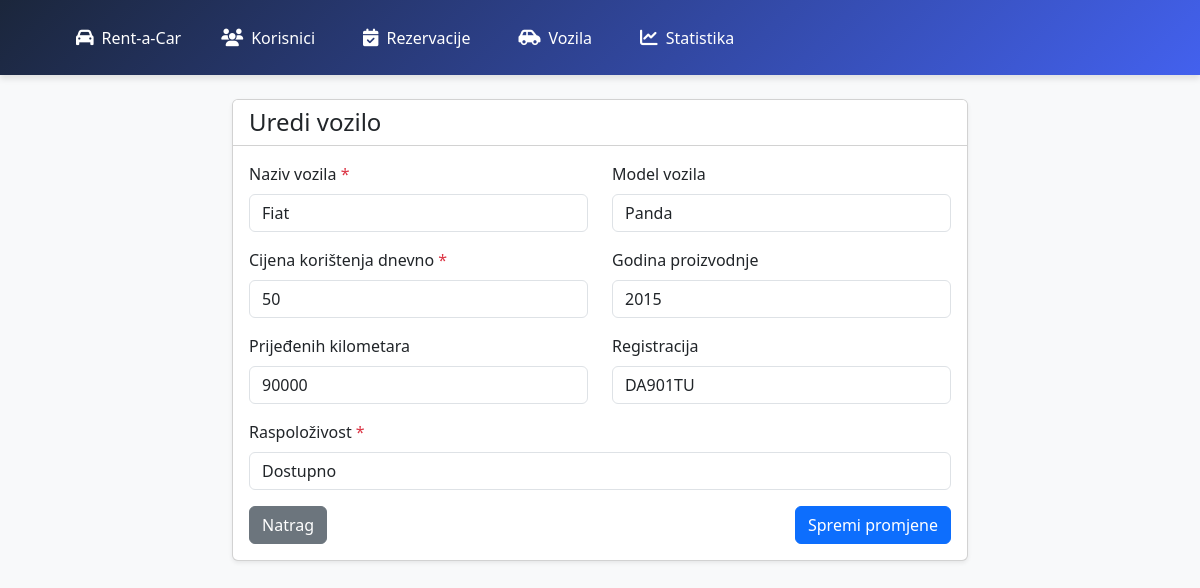
/edit_vozilo.php?id=58, run on the app's committed database.
### tables this page shows
CREATE TABLE `karakteristike_automobila` (
  `Godiste` int(11) DEFAULT NULL,
  `Kilometraza` int(11) DEFAULT NULL,
  `Registracija` varchar(11) DEFAULT NULL,
  `VoziloID` int(11) NOT NULL
);

CREATE TABLE `vozila` (
  `IDVozilo` int(11) NOT NULL,
  `Naziv` char(25) NOT NULL,
  `Model` char(25) DEFAULT NULL,
  `CijenaKoristenjaDnevno` float NOT NULL,
  `Raspolozivost` enum('Dostupno','Nije dostupno') NOT NULL DEFAULT 'Dostupno'
);

### edit_vozilo.php (the view, shortened to what this page needs)
<?php
include("db__connection.php");
if (isset($_GET['id'])) {
    $id = mysqli_real_escape_string($db, $_GET['id']);
    $query = "SELECT
                vozila.*,
                karakteristike_automobila.*
              FROM
                vozila
              JOIN
                karakteristike_automobila ON vozila.IDVozilo = karakteristike_automobila.VoziloID
              WHERE
                vozila.IDVozilo = '$id'";
    $result = mysqli_query($db, $query);
    $vozilo = mysqli_fetch_assoc($result);
}
?>
<!doctype html>
<html lang="en">
<head>
    <link href="https://cdn.jsdelivr.net/npm/bootstrap@5.0.2/dist/css/bootstrap.min.css" rel="stylesheet">
    <link rel="stylesheet" href="https://cdnjs.cloudflare.com/ajax/libs/font-awesome/6.0.0/css/all.min.css">
</head>
<body class="bg-light">
<?php include("navigacija.php");     ?>
    <div class="container py-4">
        <div class="row justify-content-center">
            <div class="col-md-8">
                <div class="card shadow-sm">
                    <div class="card-header bg-white">
                        <h4 class="mb-0">Uredi vozilo</h4>
                    </div>
                    <div class="card-body">
                        <form method="POST">
                            <div class="row">
                                <div class="col-md-6 mb-3">
                                    <label class="form-label">Naziv vozila <span class="text-danger">*</span></label>
                                    <input type="text" class="form-control" name="naziv"
                                           value="<?= htmlspecialchars($vozilo['Naziv']) ?>"
                                           maxlength="25" required>
                                </div>
                                <div class="col-md-6 mb-3">
                                    <label class="form-label">Model vozila</label>
                                    <input type="text" class="form-control" name="model"
                                           value="<?= htmlspecialchars($vozilo['Model'] ?? '') ?>"
                                           maxlength="25">
                                </div>
                            </div>
                            <div class="row">
                                <div class="col-md-6 mb-3">
                                    <label class="form-label">Cijena korištenja dnevno <span class="text-danger">*</span></label>
                                    <input type="number" step="0.01" class="form-control" name="cijena"
                                           value="<?= htmlspecialchars($vozilo['CijenaKoristenjaDnevno']) ?>" required>
                                </div>
                                <div class="col-md-6 mb-3">
                                    <label class="form-label">Godina proizvodnje</label>
                                    <input type="text" class="form-control" name="godiste"
                                           value="<?= htmlspecialchars($vozilo['Godiste'] ?? '') ?>">
                                </div>
                            </div>
                            <div class="row">
                                <div class="col-md-6 mb-3">
                                    <label class="form-label">Prijeđenih kilometara</label>
                                    <input type="number" class="form-control" name="kilometraza"
                                           value="<?= htmlspecialchars($vozilo['Kilometraza'] ?? '') ?>">
                                </div>
                                <div class="col-md-6 mb-3">
                                    <label class="form-label">Registracija</label>
                                    <input type="text" class="form-control" name="registracija"
                                           value="<?= htmlspecialchars($vozilo['Registracija'] ?? '') ?>">
                                </div>
                            </div>
                            <div class="mb-3">
                                <label class="form-label">Raspoloživost <span class="text-danger">*</span></label>
                                <select class="form-control" name="raspolozivost" required>
                                    <option value="Dostupno" <?= ($vozilo['Raspolozivost'] == 'Dostupno') ? 'selected' : '' ?>>Dostupno</option>
                                </select>
                            </div>
                            <div class="d-flex justify-content-between">
                                <a href="pregled_vozila.php" class="btn btn-secondary">Natrag</a>
                                <button type="submit" class="btn btn-primary">Spremi promjene</button>
                            </div>
                        </form>
                    </div>
                </div>
            </div>
        </div>
    </div>
</body>
</html>

### navigacija.php (style rules this page uses)
:root { --primary-color: #4361ee; --secondary-color: #3f37c9; --accent-color: #4895ef; --dark-color: #1b263b; --light-color: #f8f9fa; --hover-color: #4cc9f0; --shadow: 0 4px 6px rgba(0, 0, 0, 0.1); --transition: all 0.3s ease; }
* { margin: 0; padding: 0; box-sizing: border-box; }
body { font-family: 'Segoe UI', Tahoma, Geneva, Verdana, sans-serif; }

### data on the page
karakteristike_automobila: naziv "Fiat", model "Panda", cijena "50", godiste "2015", kilometraza "90000", registracija "DA901TU"
vozila: raspolozivost "Dostupno"
